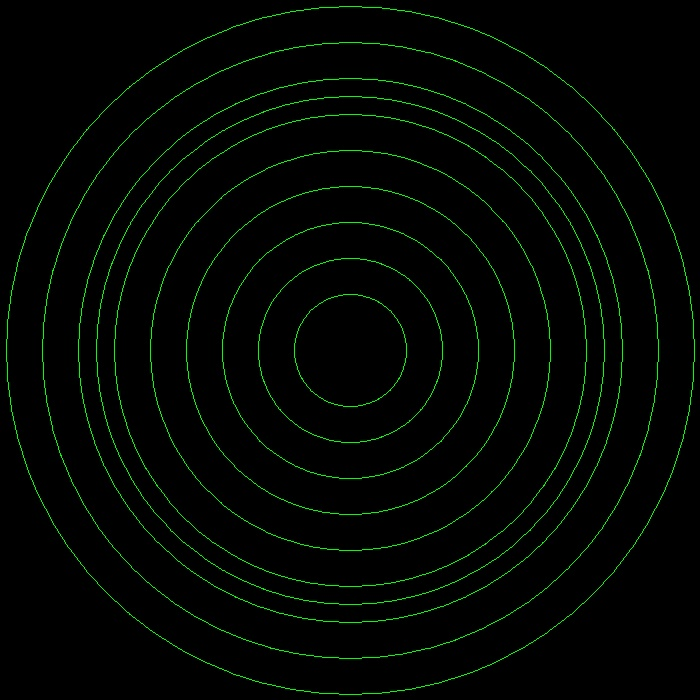
#> input picture missing_r1r2.jpg, 700 x 700 px, given in place of 20141018_155743.jpg, which was not available
$ python score_lines.py missing_r1r2.jpg
#> lines starting #> are read from the running program, lines starting #| are printed output that depends on the picture; after the words box and inside, x2 and y2 are one past the last pixel; in counts of white or black regions, pixels touching at a corner belong together; pictures that were not available may be replaced by others from this repository, and a replacement may not be noted
#> in main, imgFile is the input picture: shape (700, 700, 3); mean B, G, R 2.8, 6.4, 2.7
import numpy as np
import cv2
import sys

def drawMinEnclose(resized,circles):
	(x,y),radius = cv2.minEnclosingCircle(circles)
	center = (int(x),int(y))
	radius = int(radius)
	cv2.circle(resized,center,radius-1,(0,255,0),2)

def sort_ellipses(ellipses):
	sorted_ellipses = sorted(
		ellipses,
		key=lambda e: (max(e[1]), min(e[1])),
		reverse=True
	)
	return sorted_ellipses

def filter_centre(ellipses, centreImg=(250,250)):
	thresh = 20
	xi, yi = centreImg
	filtered = []
	for ellipse in ellipses:
		((cx, cy), (major_axis, minor_axis), angle) = ellipse
		if abs(cx - xi) <= thresh and abs(cy - yi) <= thresh:
			filtered.append(ellipse)
	return filtered

def filter_radius_forward(ellipses):
	filtered = []
	thresh = 17
	changed = False
	radius_prev = 0
	for ellipse in ellipses:
		((cx, cy), (major_axis, minor_axis), angle) = ellipse
		radius = round((major_axis + minor_axis) / 2)
		diff = abs(radius - radius_prev)
		if abs(radius - radius_prev) < thresh:
			changed = True
			continue
		radius_prev = radius
		filtered.append(ellipse)
	if changed:
		return filter_radius_forward(filtered)
	return filtered

def filter_radius2(ellipses):
	thresh = 17
	if len(ellipses) == 0:
		return []
	elif len(ellipses) == 1:
		return ellipses
	new = []
	elps1 = ellipses[0]
	elps2 = ellipses[1]
	((cx1, cy1), (major_axis1, minor_axis1), angle1) = elps1
	((cx2, cy2), (major_axis2, minor_axis2), angle2) = elps2
	radius1 = round((major_axis1 + minor_axis1) / 2)
	radius2 = round((major_axis2 + minor_axis2) / 2)
	diff = abs(radius1 - radius2)
	if diff > thresh:
		return [elps1] + filter_radius2(ellipses[1:])
	return filter_radius2(ellipses[1:])

def filter_radius(ellipses):
	ellipses = filter_radius_forward(ellipses)
	ellipses.reverse()
	ellipses = filter_radius_forward(ellipses)
	return ellipses

def filter_number(ellipses, num=12):
	filtered = []
	if len(ellipses) > num:
		for i in range(0, len(ellipses), 2):
			filtered.append(ellipses[i])
		return filtered
	else:
		return ellipses

def get_score_lines(imgFile, title='Black Score',
										size=(500, 500), show=False, verbose=False,write=False):
#> called with title = 'Black Score', size = (500, 500), show = True, verbose = True, write = False
	resized = cv2.resize(imgFile,size)
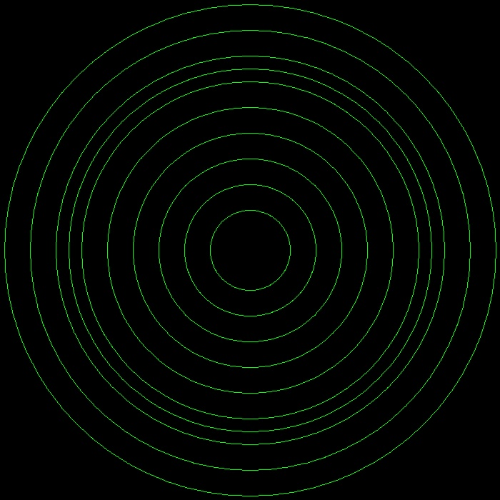
#> resized: shape (500, 500, 3); mean B, G, R 2.8, 6.4, 2.7
	cv2.imshow('Resized', resized)
	cv2.waitKey(0)
	gray = cv2.cvtColor(resized, cv2.COLOR_BGR2GRAY)
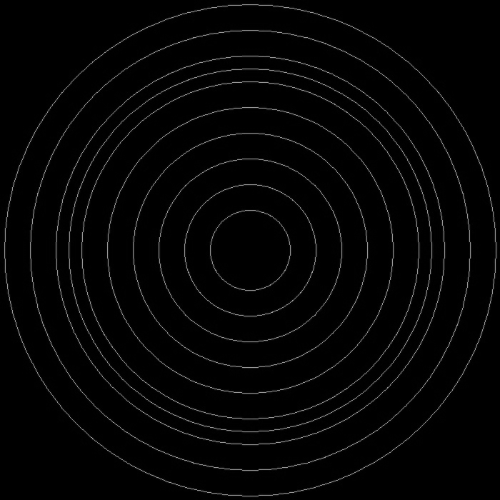
#> gray: shape (500, 500); min 0, max 154, mean 4.9
	cv2.imshow('Gray', gray)
	cv2.waitKey(0)
	gray_blur = cv2.fastNlMeansDenoising(gray, None, 10, 7, 21)
	cv2.imshow('Gray Blur', gray_blur)
	cv2.waitKey(0)
	edges=cv2.Canny(gray_blur,100,200)
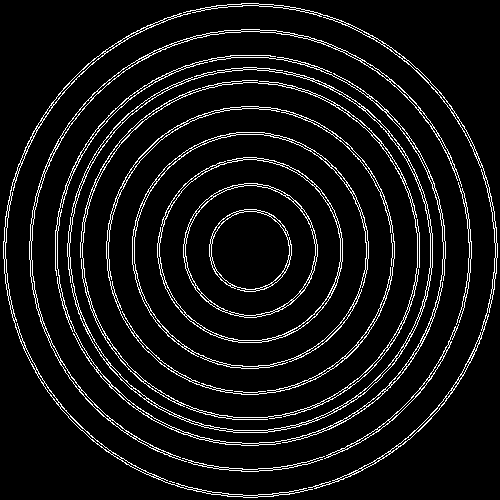
#> edges: shape (500, 500); 7.5% white in thin lines or dots
	cv2.imshow('Edges', edges)
	cv2.waitKey(0)

	# ret, threshscore = cv2.threshold(edges, 120, 255, cv2.THRESH_BINARY)
	# cont_score = threshscore.copy()
	# contours_score, hierarchy_score = cv2.findContours(cont_score, cv2.RETR_TREE, cv2.CHAIN_APPROX_SIMPLE)
	cont_score = edges.copy()
	contours_score, hierarchy_score = cv2.findContours(cont_score, cv2.RETR_TREE, cv2.CHAIN_APPROX_SIMPLE)
#> contours_score = 820 contours, 525 with area under 20; largest, box (x1, y1, x2, y2) and area: (55, 55, 446, 446) 119246, (57, 57, 444, 444) 117055, (67, 67, 433, 433) 104408, (69, 69, 431, 431) 102009, (80, 80, 419, 420) 89858

	# cv2.imshow('Thresholding Score', threshscore)
	#image
	black_score = np.zeros(gray.shape)
	scorecopy = resized.copy()
	colour = (255,0,0)
	thickness = 1
	#Attributes
	thresh = 10
	radius_prev = 0
	ellipses = []
	centre_o = ()
	totcx = 0
	totcy = 0
	score_rings = 0
	if verbose:
		print("Original rings")
	for score_circles in contours_score:
		area = cv2.contourArea(score_circles)
		if area < 100:
			continue
		if len(score_circles) < 5:
			continue
		ellipse = cv2.fitEllipse(score_circles)
		((cx, cy), (major_axis, minor_axis), angle) = ellipse
		radius = round((major_axis + minor_axis) / 2)
		if abs(radius - radius_prev) < thresh:
			continue
		radius_prev = radius
		totcx += cx
		totcy += cy
		ellipses.append(ellipse)
		major_prev = major_axis
#> this loop made 820 passes
#> area on passes 3 to 5: 63, 26, 20
#> after the loop, ellipses = 30 items; totcx = 7533.4; totcy = 8125.8
		#image
	ellipses = sort_ellipses(ellipses)
#> in sort_ellipses, `sorted_ellipses = sorted( ellipses, key=lambda e: (max(e[1]), min(e[1]..`: sorted_ellipses = 30 items
	ellipses = filter_centre(ellipses)
#> the loop in filter_centre, `for ellipse in ellipses:` made 30 passes
#> (cx, cy, major_axis, minor_axis, angle) on passes 1 to 12: (249.4, 249.8, 491.3, 492.2, 90.91), (250.1, 250, 491, 491.5, 100.5), (250, 250, 439.7, 440.1, 134.7), (249.9, 249.9, 389.6, 390.5, 134.2), (291.9, 295.5, 315.6, 377.9, 47.29), (250, 250, 364.6, 364.8, 69.31), (249.9, 249.9, 360.3, 360.4, 134.6), (249.8, 249.9, 338.7, 338.9, 85.76), (249.9, 249.9, 334.6, 334.7, 44.23), (249.9, 249.9, 288, 288, 152.2), (249.8, 250.1, 283.4, 284.2, 49.41), (249.7, 249.6, 235.9, 236.2, 75.81)
#> after the loop in filter_centre, `for ellipse in ellipses:`: filtered = 16 items
#> ellipses = 16 items
	ellipses = filter_radius2(ellipses)
#> in filter_radius2, `elps1 = ellipses[0]`: elps1 = ((249.4, 249.8), (491.3, 492.2), 90.91)
#> in filter_radius2, `elps2 = ellipses[1]`: elps2 = ((250.1, 250), (491, 491.5), 100.5)
#> in filter_radius2, `((cx1, cy1), (major_axis1, minor_axis1), angle1) = elps1`: cx1 = 249.4; cy1 = 249.8; major_axis1 = 491.3; minor_axis1 = 492.2; angle1 = 90.91
#> in filter_radius2, `((cx2, cy2), (major_axis2, minor_axis2), angle2) = elps2`: cx2 = 250.1; cy2 = 250; major_axis2 = 491; minor_axis2 = 491.5; angle2 = 100.5
#> in filter_radius2, `radius1 = round((major_axis1 + minor_axis1) / 2)`: radius1 = 492
#> in filter_radius2, `radius2 = round((major_axis2 + minor_axis2) / 2)`: radius2 = 491
#> in filter_radius2, `diff = abs(radius1 - radius2)`: diff = 1
#> ellipses = 10 items
	#ellipses = filter_number(ellipses)
	for ellipse in ellipses:
		cv2.ellipse(black_score, ellipse, colour, thickness, cv2.LINE_8)
		cv2.ellipse(scorecopy, ellipse, colour, thickness, cv2.LINE_8)
#> this loop made 10 passes
#> ellipse on passes 1 to 10: ((250.1, 250), (491, 491.5), 100.5), ((250, 250), (439.7, 440.1), 134.7), ((249.9, 249.9), (389.6, 390.5), 134.2), ((249.9, 249.9), (360.3, 360.4), 134.6), ((249.9, 249.9), (334.6, 334.7), 44.23), ((249.8, 250.1), (283.4, 284.2), 49.41), ((249.9, 249.9), (231.7, 231.8), 43.57), ((249.8, 249.8), (180.2, 180.4), 44), ((249.9, 249.9), (133.6, 133.7), 45), ((249.8, 249.7), (81.84, 82.28), 122)
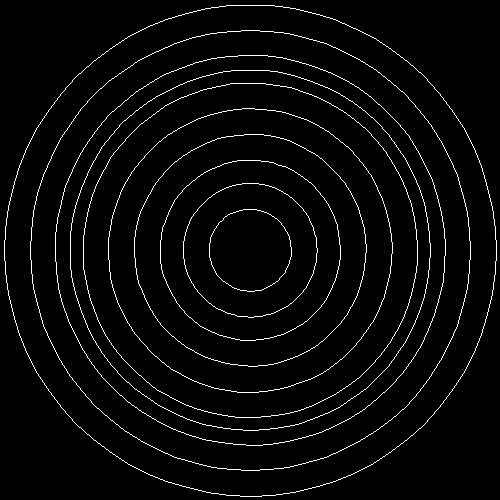
#> black_score: shape (500, 500) float64; 3.3% white in thin lines or dots
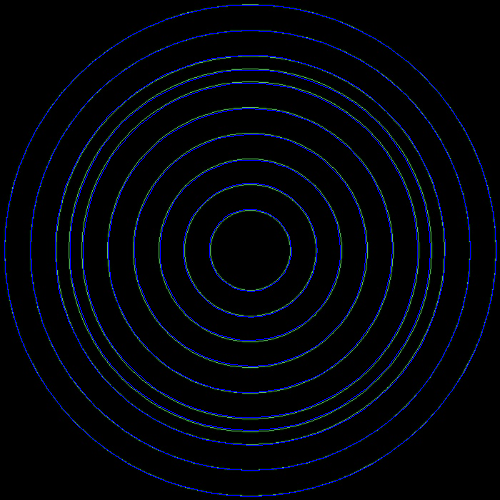
#> scorecopy: shape (500, 500, 3); 3.31% of pixels changed, all inside (x1, y1, x2, y2) = (4, 5, 497, 497)

	score_rings = len(ellipses)
#> score_rings = 10
	centre_o = (totcx//score_rings, totcy//score_rings)
#> centre_o = (753, 812)
	ellipses = sort_ellipses(ellipses)
	if verbose:
		for ellipse in ellipses:
			print(ellipse)
		print("Centre: ", centre_o)
#| Centre:  (753.0, 812.0)
		print("Score Rings: ", score_rings)
#| Score Rings:  10
	if show:
		cv2.imshow('Contours Score', scorecopy)
		cv2.waitKey(0)
		cv2.imshow(title, black_score)
		cv2.waitKey(0)

		cv2.destroyAllWindows()
	if write:
		cv2.imwrite('black_score.jpg', black_score)
		for ellipse in ellipses:
			with open("experimentation/ellipses/original_ellipses.txt", "a") as f:
				f.write(str(ellipse) + "\n")
	return ellipses, centre_o, black_score

def main():
	# [5 lines of commented-out code are left out]
	imgFile = cv2.imread("TargetPhotos/20141018_155743.jpg",
											 cv2.IMREAD_UNCHANGED)
	# imgFile = cv2.imread("TargetPhotos/20141022_194340.jpg", 1)
	#imgFile = cv2.imread("TargetPhotos/20140811_192351.jpg", 1)
	score_lines, centre_o, black_score = get_score_lines(imgFile,
																											show=True, verbose=True,
																											write=False)
#> score_lines = 10 items; centre_o = (753, 812)


if __name__ == '__main__':
	main()
